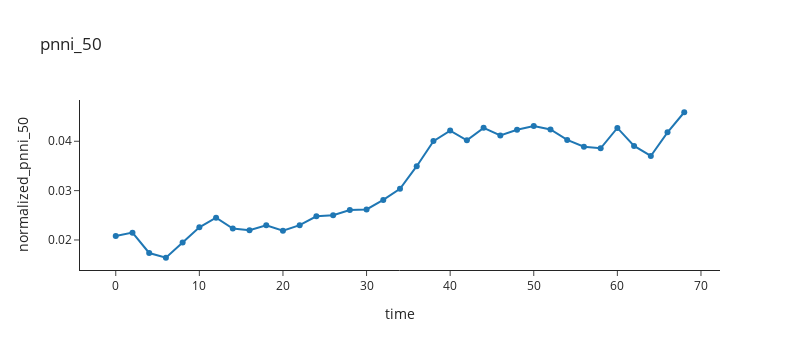

Notebook code cell kept with this figure:
### Code cell
plot_hrv_all(timedomain_features, 'pnni_50')
# change [ hrv_domain_type ('timedomain_features'/'frequencydomain_features', feature name ]to plot all subjects' average value

### Figure 1 — Plotly figure (JSON) as saved in the notebook; plotly's stock layout.template omitted (floating-point values rounded to 4 significant figures)
{"data": [{"hovertemplate": "time=%{x}<br>normalized_pnni_50=%{y}<extra></extra>", "legendgroup": "", "line": {"color": "#1F77B4", "dash": "solid"}, "mode": "markers+lines", "name": "", "orientation": "v", "showlegend": false, "type": "scatter", "x": [0, 2, 4, 6, 8, 10, 12, 14, 16, 18, 20, 22, 24, 26, 28, 30, 32, 34, 36, 38, 40, 42, 44, 46, 48, 50, 52, 54, 56, 58, 60, 62, 64, 66, 68], "xaxis": "x", "y": [0.02082, 0.02149, 0.01736, 0.0164, 0.01951, 0.02256, 0.02453, 0.02232, 0.02197, 0.02298, 0.02188, 0.023, 0.02479, 0.025, 0.02605, 0.02619, 0.02811, 0.03037, 0.03495, 0.04003, 0.04217, 0.04021, 0.04272, 0.04118, 0.04235, 0.04308, 0.04239, 0.04027, 0.03891, 0.03858, 0.0427, 0.03905, 0.03702, 0.04181, 0.04588], "yaxis": "y"}], "layout": {"height": 350, "legend": {"tracegroupgap": 0}, "title": {"text": "pnni_50"}, "width": 800, "xaxis": {"anchor": "y", "domain": [0, 1], "title": {"text": "time"}}, "yaxis": {"anchor": "x", "domain": [0, 1], "title": {"text": "normalized_pnni_50"}}}}
